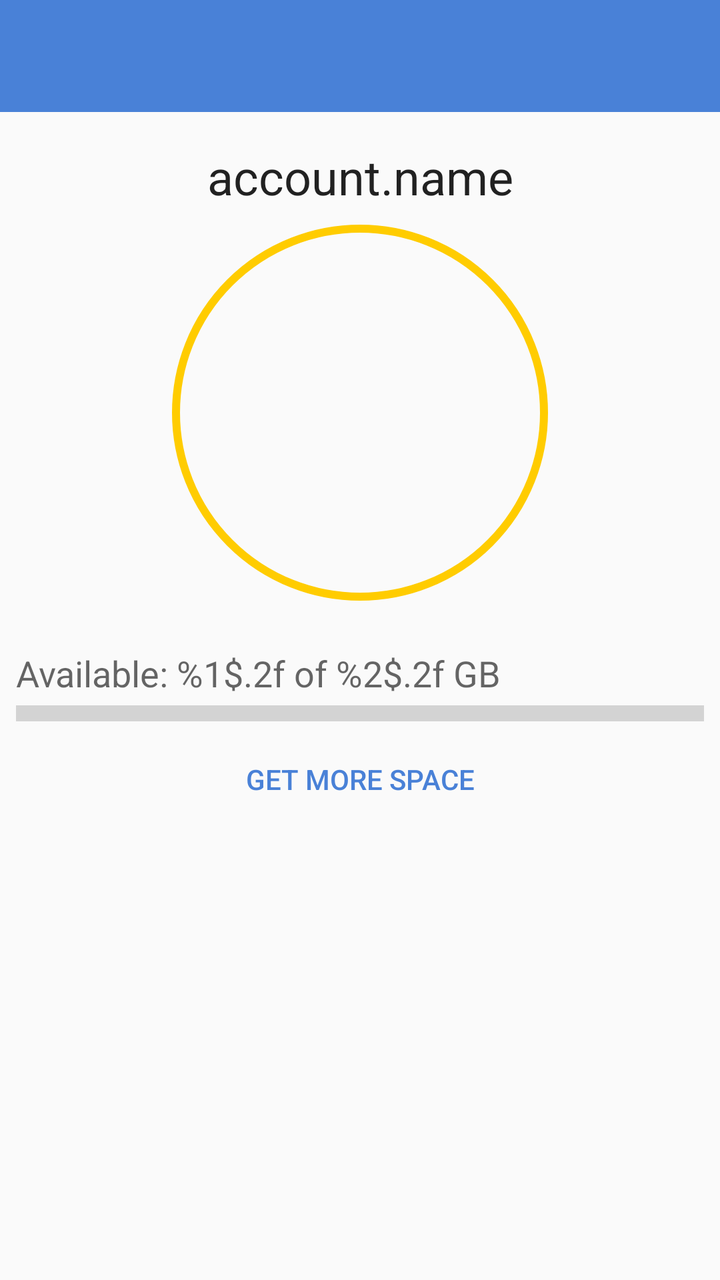
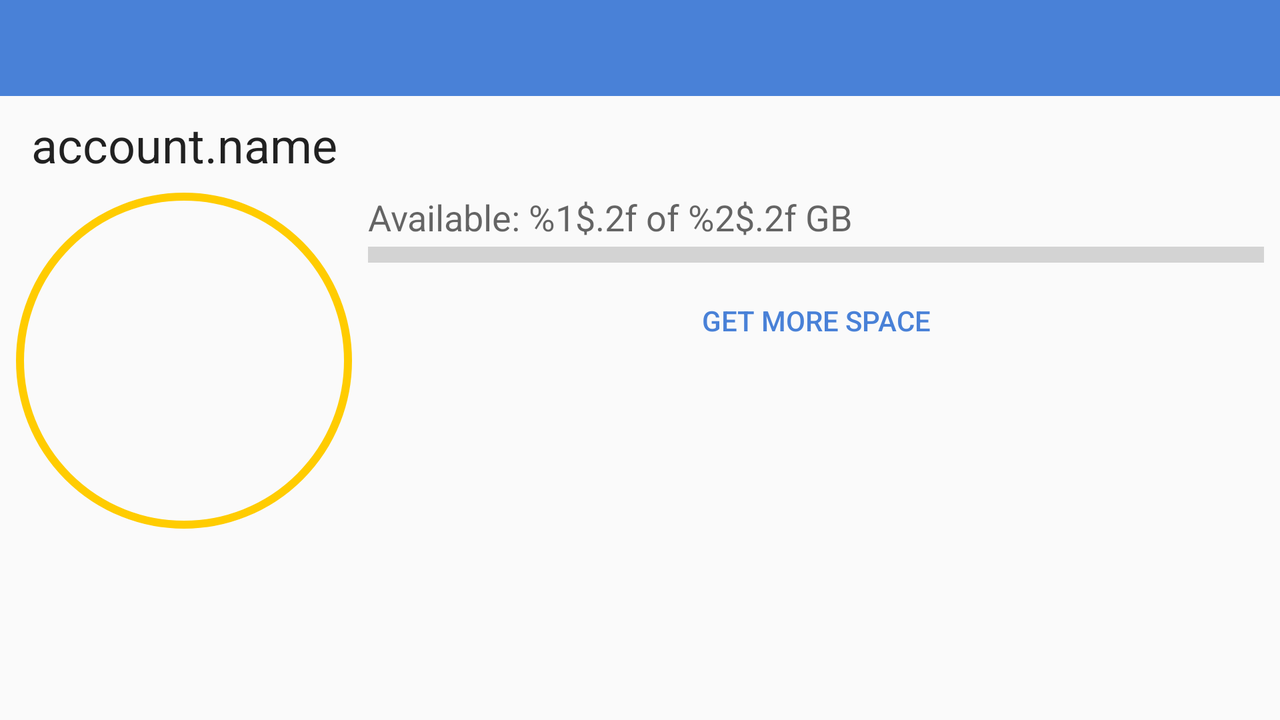

First picture: res/layout/ on a phone held upright. Second picture: the repository's own variant of that layout, on a device whose configuration matches the variant's folder. Source for both follows.
<!-- AndroidManifest.xml: application theme AppTheme -->
<!-- res/layout/fragment_settings.xml -->
<?xml version="1.0" encoding="utf-8"?>
<LinearLayout xmlns:android="http://schemas.android.com/apk/res/android"
    xmlns:tools="http://schemas.android.com/tools"
    android:layout_width="match_parent"
    android:layout_height="match_parent"
    xmlns:app="http://schemas.android.com/apk/res-auto"
    android:orientation="vertical"
    tools:context=".view.SettingsFragment">

    <android.support.design.widget.AppBarLayout
        android:layout_width="match_parent"
        android:layout_height="wrap_content">
        <android.support.v7.widget.Toolbar
            xmlns:android="http://schemas.android.com/apk/res/android"
            xmlns:app="http://schemas.android.com/apk/res-auto"
            android:id="@+id/toolbar"
            android:layout_width="match_parent"
            android:layout_height="wrap_content"
            android:background="@color/colorPrimary"
            app:titleTextColor="@android:color/white"/>
    </android.support.design.widget.AppBarLayout>

    <ScrollView
        android:layout_width="match_parent"
        android:layout_height="match_parent">

        <android.support.constraint.ConstraintLayout
            android:layout_width="match_parent"
            android:layout_height="wrap_content">

            <TextView
                android:id="@+id/tv_username"
                android:layout_width="wrap_content"
                android:layout_height="wrap_content"
                android:layout_marginEnd="8dp"
                android:layout_marginLeft="8dp"
                android:layout_marginRight="8dp"
                android:layout_marginStart="8dp"
                android:layout_marginTop="16dp"
                android:textAppearance="@style/TextAppearance.AppCompat.Headline"
                app:layout_constraintEnd_toEndOf="parent"
                app:layout_constraintStart_toStartOf="parent"
                app:layout_constraintTop_toTopOf="parent"
                tools:text="account.name" />

            <ImageView
                android:id="@+id/iv_avatar"
                android:layout_width="188dp"
                android:layout_height="188dp"
                android:layout_marginEnd="8dp"
                android:layout_marginLeft="8dp"
                android:layout_marginRight="8dp"
                android:layout_marginStart="8dp"
                android:layout_marginTop="8dp"
                android:background="@drawable/circle_account"
                android:padding="4dp"
                app:layout_constraintEnd_toEndOf="parent"
                app:layout_constraintStart_toStartOf="parent"
                app:layout_constraintTop_toBottomOf="@+id/tv_username" />

            <TextView
                android:id="@+id/tv_available_space"
                style="@style/Base.TextAppearance.AppCompat.Medium"
                android:layout_width="wrap_content"
                android:layout_height="wrap_content"
                android:layout_marginLeft="8dp"
                android:layout_marginStart="8dp"
                android:layout_marginTop="24dp"
                android:text="@string/available_space"
                app:layout_constraintStart_toStartOf="parent"
                app:layout_constraintTop_toBottomOf="@+id/iv_avatar" />

            <ProgressBar
                android:id="@+id/pb_available_space"
                style="@style/Widget.AppCompat.ProgressBar.Horizontal"
                android:layout_width="0dp"
                android:layout_height="wrap_content"
                android:layout_marginEnd="8dp"
                android:layout_marginLeft="8dp"
                android:layout_marginRight="8dp"
                android:layout_marginStart="8dp"
                android:max="100"
                android:scaleY="2"
                app:layout_constraintEnd_toEndOf="parent"
                app:layout_constraintStart_toStartOf="parent"
                app:layout_constraintTop_toBottomOf="@+id/tv_available_space" />

            <Button
                android:id="@+id/btn_get_extra_space"
                style="@style/Widget.AppCompat.Button.Borderless.Colored"
                android:layout_width="wrap_content"
                android:layout_height="50dp"
                android:layout_marginEnd="8dp"
                android:layout_marginLeft="8dp"
                android:layout_marginRight="8dp"
                android:layout_marginStart="8dp"
                android:text="@string/get_extra_space"
                android:textColor="@color/colorPrimary"
                app:layout_constraintEnd_toEndOf="parent"
                app:layout_constraintStart_toStartOf="parent"
                app:layout_constraintTop_toBottomOf="@+id/pb_available_space" />

            

        </android.support.constraint.ConstraintLayout>
    </ScrollView>

</LinearLayout>
<!-- resources referenced by this layout -->
<resources>
  <color name="colorPrimary">#4981d7</color>
  <!-- drawable circle_account (drawable) -->
  <?xml version="1.0" encoding="utf-8"?>
  <shape xmlns:android="http://schemas.android.com/apk/res/android"
      android:shape="oval">
      <stroke
          android:width="4dp"
          android:color="@color/colorYandexYellow"/>
  </shape>
  <string name="available_space">Available: %1$.2f of %2$.2f GB</string>
  <string name="get_extra_space">Get more space</string>
  <style name="AppTheme" parent="Theme.AppCompat.Light.NoActionBar">
          
          <item name="colorPrimary">@color/colorPrimary</item>
          <item name="colorPrimaryDark">@color/colorPrimaryDark</item>
          <item name="colorAccent">@color/colorAccent</item>
      </style>
  <color name="colorYandexYellow">#ffcc00</color>
  <color name="colorPrimaryDark">#225dab</color>
  <color name="colorAccent">#FF4081</color>
</resources>
<!-- res/layout-land/fragment_settings.xml (the repository's variant of the layout above) -->
<!-- drawn on the phone turned sideways -->
<?xml version="1.0" encoding="utf-8"?>
<LinearLayout xmlns:android="http://schemas.android.com/apk/res/android"
    xmlns:tools="http://schemas.android.com/tools"
    android:layout_width="match_parent"
    android:layout_height="match_parent"
    xmlns:app="http://schemas.android.com/apk/res-auto"
    android:orientation="vertical"
    tools:context=".view.SettingsFragment">

    <android.support.design.widget.AppBarLayout
        android:layout_width="match_parent"
        android:layout_height="wrap_content">
        <android.support.v7.widget.Toolbar
            xmlns:android="http://schemas.android.com/apk/res/android"
            xmlns:app="http://schemas.android.com/apk/res-auto"
            android:id="@+id/toolbar"
            android:layout_width="match_parent"
            android:layout_height="wrap_content"
            android:background="@color/colorPrimary"
            app:titleTextColor="@android:color/white"/>
    </android.support.design.widget.AppBarLayout>

    <ScrollView
        android:layout_width="match_parent"
        android:layout_height="match_parent">

        <android.support.constraint.ConstraintLayout
            android:layout_width="match_parent"
            android:layout_height="wrap_content">

            <TextView
                android:id="@+id/tv_username"
                android:layout_width="wrap_content"
                android:layout_height="wrap_content"
                android:layout_marginEnd="8dp"
                android:layout_marginLeft="8dp"
                android:layout_marginRight="8dp"
                android:layout_marginStart="8dp"
                android:layout_marginTop="8dp"
                android:textAppearance="@style/TextAppearance.AppCompat.Headline"
                app:layout_constraintEnd_toEndOf="@+id/iv_avatar"
                app:layout_constraintStart_toStartOf="@+id/iv_avatar"
                app:layout_constraintTop_toTopOf="parent"
                tools:text="account.name" />

            <ImageView
                android:id="@+id/iv_avatar"
                android:layout_width="168dp"
                android:layout_height="168dp"
                android:layout_marginLeft="8dp"
                android:layout_marginStart="8dp"
                android:layout_marginTop="8dp"
                android:background="@drawable/circle_account"
                android:padding="4dp"
                app:layout_constraintStart_toStartOf="parent"
                app:layout_constraintTop_toBottomOf="@+id/tv_username" />

            <TextView
                android:id="@+id/tv_available_space"
                style="@style/Base.TextAppearance.AppCompat.Medium"
                android:layout_width="wrap_content"
                android:layout_height="23dp"
                android:text="@string/available_space"
                app:layout_constraintStart_toStartOf="@+id/pb_available_space"
                app:layout_constraintTop_toTopOf="@+id/iv_avatar" />

            <ProgressBar
                android:id="@+id/pb_available_space"
                style="@style/Widget.AppCompat.ProgressBar.Horizontal"
                android:layout_width="0dp"
                android:layout_height="wrap_content"
                android:layout_marginEnd="8dp"
                android:layout_marginLeft="8dp"
                android:layout_marginRight="8dp"
                android:layout_marginStart="8dp"
                android:max="100"
                android:scaleY="2"
                app:layout_constraintEnd_toEndOf="parent"
                app:layout_constraintStart_toEndOf="@+id/iv_avatar"
                app:layout_constraintTop_toBottomOf="@+id/tv_available_space" />

            <Button
                android:id="@+id/btn_get_extra_space"
                style="@style/Widget.AppCompat.Button.Borderless.Colored"
                android:layout_width="wrap_content"
                android:layout_height="50dp"
                android:layout_marginEnd="8dp"
                android:layout_marginLeft="8dp"
                android:layout_marginRight="8dp"
                android:layout_marginStart="8dp"
                android:text="@string/get_extra_space"
                android:textColor="@color/colorPrimary"
                app:layout_constraintEnd_toEndOf="@+id/pb_available_space"
                app:layout_constraintStart_toStartOf="@+id/pb_available_space"
                app:layout_constraintTop_toBottomOf="@+id/pb_available_space" />

            

        </android.support.constraint.ConstraintLayout>
    </ScrollView>

</LinearLayout>
